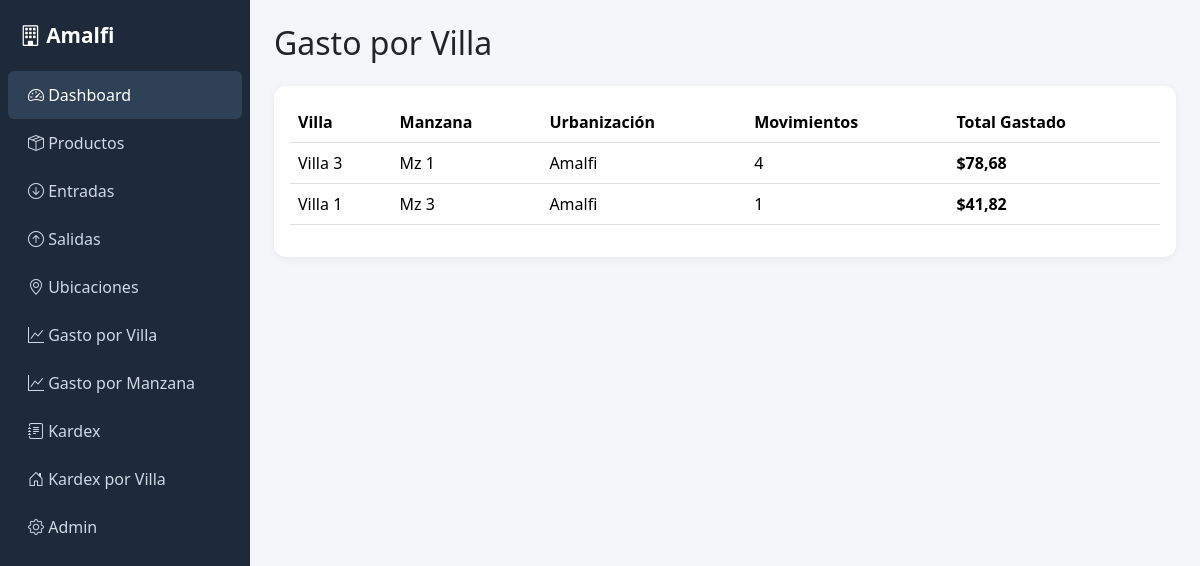
/reportes/villa/ (signed in), run on the app's committed database.
### ubicaciones/models.py (models this page shows, shortened)
class Villa(models.Model):
    numero = models.CharField(max_length=10)
    manzana = models.ForeignKey(Manzana, on_delete=models.CASCADE, related_name='villas')
    class Meta:
        unique_together = ('numero', 'manzana')

class Manzana(models.Model):
    numero = models.CharField(max_length=10)
    urbanizacion = models.ForeignKey(Urbanizacion, on_delete=models.CASCADE, related_name='manzanas')
    class Meta:
        unique_together = ('numero', 'urbanizacion')

class Urbanizacion(models.Model):
    nombre = models.CharField(max_length=100, unique=True)
    def __str__(self):
        return self.nombre

### reportes/views.py (the view)
# urls.py: path('reportes/villa/', views.reporte_por_villa, name='por_villa'),
@login_required
def reporte_por_villa(request):
    villas = Villa.objects.select_related('manzana', 'manzana__urbanizacion').all()
    data = []
    for villa in villas:
        salidas = Salida.objects.filter(villa=villa)
        total = sum(s.total_gastado for s in salidas)
        if total > 0:
            data.append({'villa': villa, 'total': total, 'movimientos': salidas.count()})
    data.sort(key=lambda x: x['total'], reverse=True)
    return render(request, 'reportes/por_villa.html', {'data': data})

### movimientos/models.py (called while the page is built)
    @property
    def total_gastado(self):
        return self.cantidad * self.precio

### templates/reportes/por_villa.html (shortened to what this page needs)
{% extends 'base.html' %}
{% block content %}
<h2 class="mb-4">Gasto por Villa</h2>
<div class="card card-stat p-3">
    <table class="table table-hover">
        <thead><tr><th>Villa</th><th>Manzana</th><th>Urbanización</th><th>Movimientos</th><th>Total Gastado</th></tr></thead>
        <tbody>
        {% for row in data %}
            <tr>
                <td>Villa {{ row.villa.numero }}</td>
                <td>Mz {{ row.villa.manzana.numero }}</td>
                <td>{{ row.villa.manzana.urbanizacion }}</td>
                <td>{{ row.movimientos }}</td>
                <td><strong>${{ row.total|floatformat:2 }}</strong></td>
            </tr>
        {% empty %}
            <tr><td colspan="5" class="text-muted">Sin datos aún</td></tr>
        {% endfor %}
        </tbody>
    </table>
</div>
{% endblock %}

### templates/base.html (style rules this page uses)
body { background-color: #f4f6f9; }
.card-stat { border: none; border-radius: 12px; box-shadow: 0 2px 10px rgba(0,0,0,0.06); }

### data on the page
Villa: villa.numero "3", villa.manzana.numero "1", villa.manzana.urbanizacion "Amalfi", movimientos "4", total "78,68"
Villa: villa.numero "1", villa.manzana.numero "3", villa.manzana.urbanizacion "Amalfi", movimientos "1", total "41,82"
